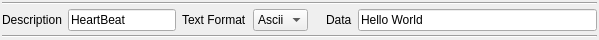
<?xml version="1.0" encoding="UTF-8"?>
<ui version="4.0">
 <class>SAKDebuggerInputDataPresetItem</class>
 <widget class="QWidget" name="SAKDebuggerInputDataPresetItem">
  <property name="geometry">
   <rect>
    <x>0</x>
    <y>0</y>
    <width>599</width>
    <height>38</height>
   </rect>
  </property>
  <property name="minimumSize">
   <size>
    <width>0</width>
    <height>0</height>
   </size>
  </property>
  <property name="maximumSize">
   <size>
    <width>16777215</width>
    <height>16777215</height>
   </size>
  </property>
  <property name="windowTitle">
   <string notr="true">Form</string>
  </property>
  <layout class="QGridLayout" name="gridLayout">
   <property name="leftMargin">
    <number>2</number>
   </property>
   <property name="topMargin">
    <number>2</number>
   </property>
   <property name="rightMargin">
    <number>2</number>
   </property>
   <property name="bottomMargin">
    <number>2</number>
   </property>
   <property name="verticalSpacing">
    <number>4</number>
   </property>
   <item row="1" column="0">
    <widget class="QLabel" name="label_2">
     <property name="text">
      <string>Description</string>
     </property>
    </widget>
   </item>
   <item row="1" column="7">
    <widget class="QLineEdit" name="dataLineEdit">
     <property name="text">
      <string notr="true">Hello World</string>
     </property>
    </widget>
   </item>
   <item row="1" column="3">
    <widget class="QComboBox" name="formatComboBox">
     <item>
      <property name="text">
       <string>Ascii</string>
      </property>
     </item>
    </widget>
   </item>
   <item row="1" column="2">
    <widget class="QLabel" name="label">
     <property name="text">
      <string>Text Format</string>
     </property>
    </widget>
   </item>
   <item row="1" column="6">
    <widget class="QLabel" name="label_3">
     <property name="text">
      <string>Data</string>
     </property>
    </widget>
   </item>
   <item row="1" column="1">
    <widget class="QLineEdit" name="descriptionLineEdit">
     <property name="sizePolicy">
      <sizepolicy hsizetype="Fixed" vsizetype="Fixed">
       <horstretch>0</horstretch>
       <verstretch>0</verstretch>
      </sizepolicy>
     </property>
     <property name="text">
      <string>HeartBeat</string>
     </property>
     <property name="maxLength">
      <number>64</number>
     </property>
    </widget>
   </item>
   <item row="2" column="0" colspan="8">
    <widget class="Line" name="line">
     <property name="orientation">
      <enum>Qt::Horizontal</enum>
     </property>
    </widget>
   </item>
   <item row="0" column="0" colspan="8">
    <widget class="Line" name="line_2">
     <property name="orientation">
      <enum>Qt::Horizontal</enum>
     </property>
    </widget>
   </item>
  </layout>
 </widget>
 <resources/>
 <connections/>
</ui>
